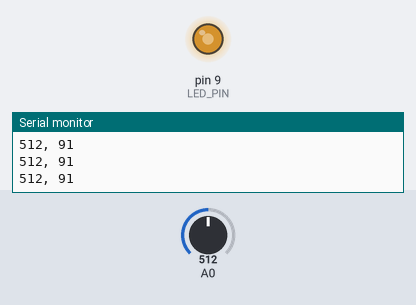
The sketch below on a simulated Arduino Uno, built with avr-gcc and run on an emulated ATmega328P. Shown: output pins drawn as LEDs (lit = HIGH), the last lines printed to the serial monitor. Inputs (shaded band) come from the test bench; at power-on: A0 = 512.

Above: at 1.2 s.
1.3 s: A0 set to 716
At 2.6 s:
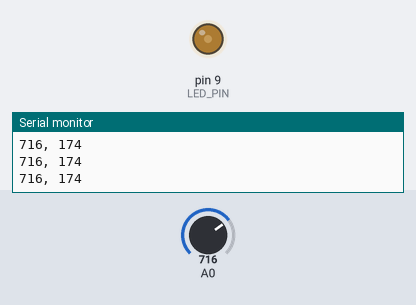
2.9 s: A0 set to 900
At 4.2 s:
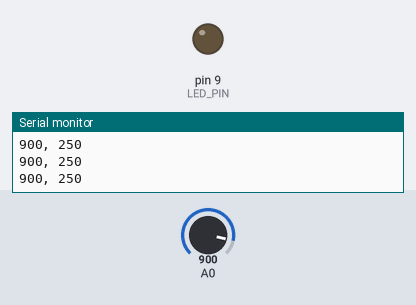
4.5 s: A0 set to 885
At 5.8 s:
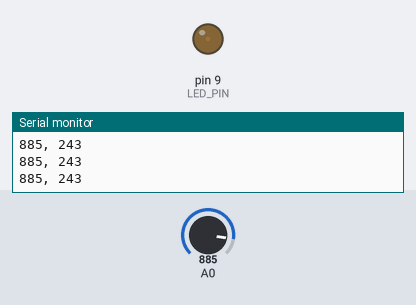
6.1 s: A0 set to 306
At 7.3 s:
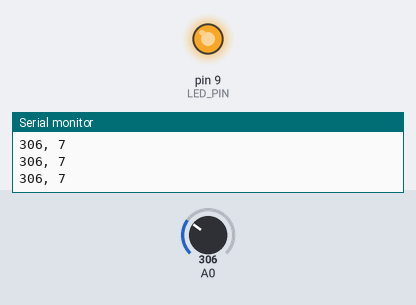
7.7 s: A0 set to 511
At 8.8 s:
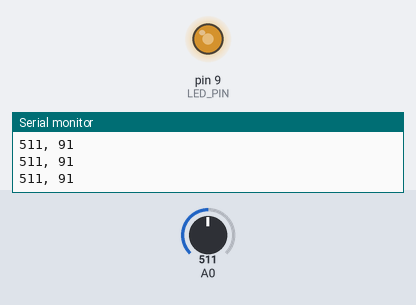
9.3 s: A0 set to 910
At 10.3 s:
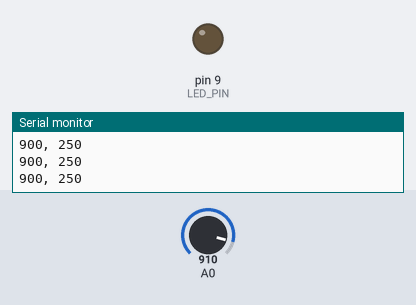
Timing chart, 0 to 11.9 s (numbered marks = the images above; inputs shaded):
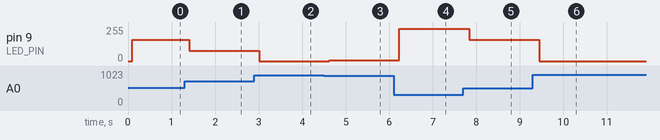

The sketch:

auto_led_by_dark.ino
```cpp
const int LED_PIN = 9;

void setup() {
  // put your setup code here, to run once:
  Serial.begin(9600);
}

void loop() {
  // put your main code here, to run repeatedly:
  int light = analogRead(A0);
  delay(100);

  if (light < 300)
  {
    light = 300;
  }
  if (light > 900)
  {
    light = 900;
  }
  int output = map(light, 300, 900, 5, 250);
  Serial.print(light);
  Serial.print(", ");
  Serial.println(output);

  output = 250 - output;
  analogWrite(LED_PIN, output);
}
```

Measured:
- after the input at 1.3 s, pin 9 (LED_PIN): 159/255 → 76/255 after 0.11 s
- after the input at 2.9 s, pin 9 (LED_PIN): 76/255 → 0/255 after 0.12 s
- after the input at 4.5 s, pin 9 (LED_PIN): 0/255 → 7/255 after 0.12 s
- after the input at 6.1 s, pin 9 (LED_PIN): 7/255 → 243/255 after 0.13 s
- after the input at 7.7 s, pin 9 (LED_PIN): 243/255 → 159/255 after 0.14 s
- after the input at 9.3 s, pin 9 (LED_PIN): 159/255 → 0/255 after 0.15 s
